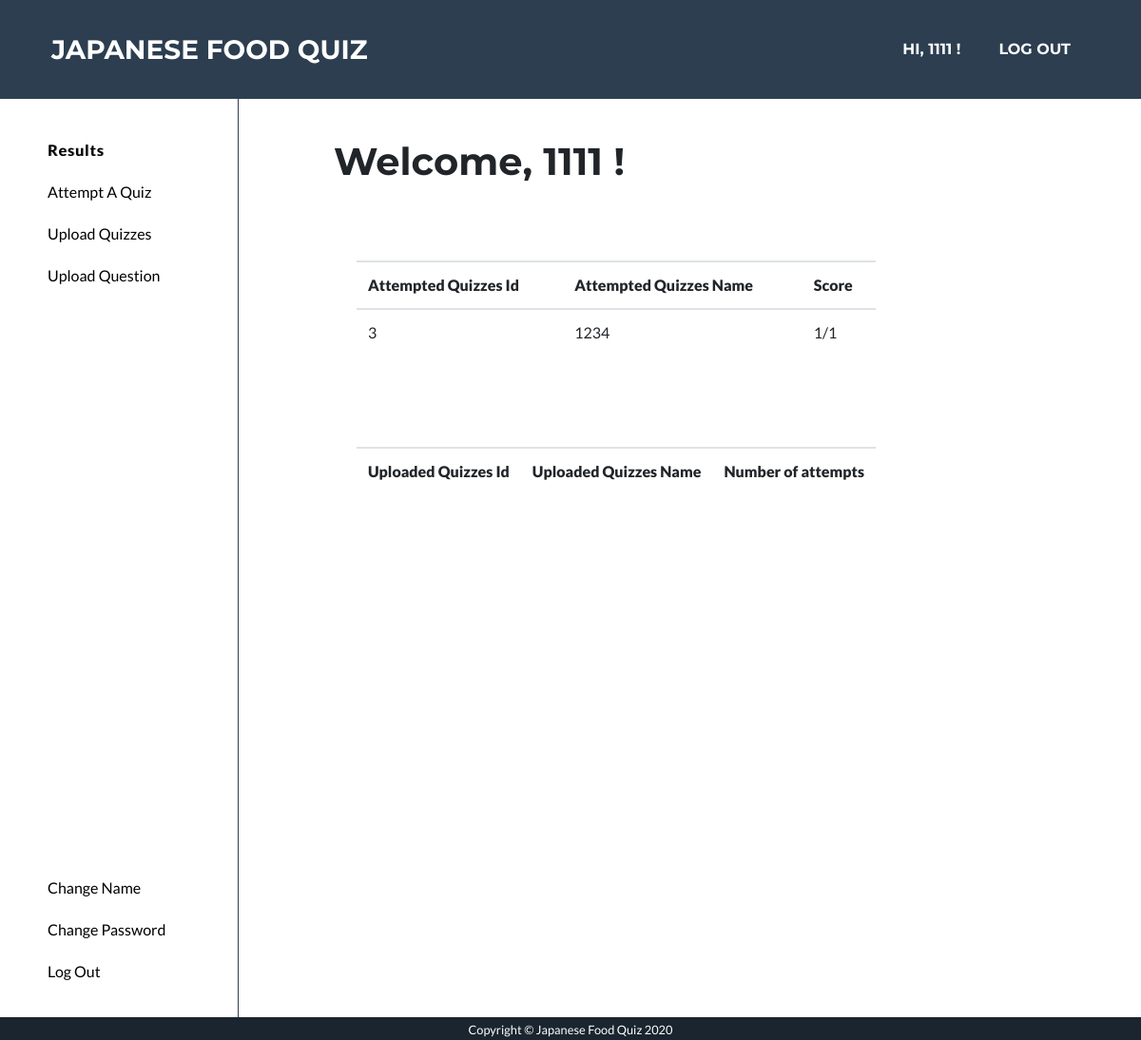
Before: /user_page (signed in) with the older database file.
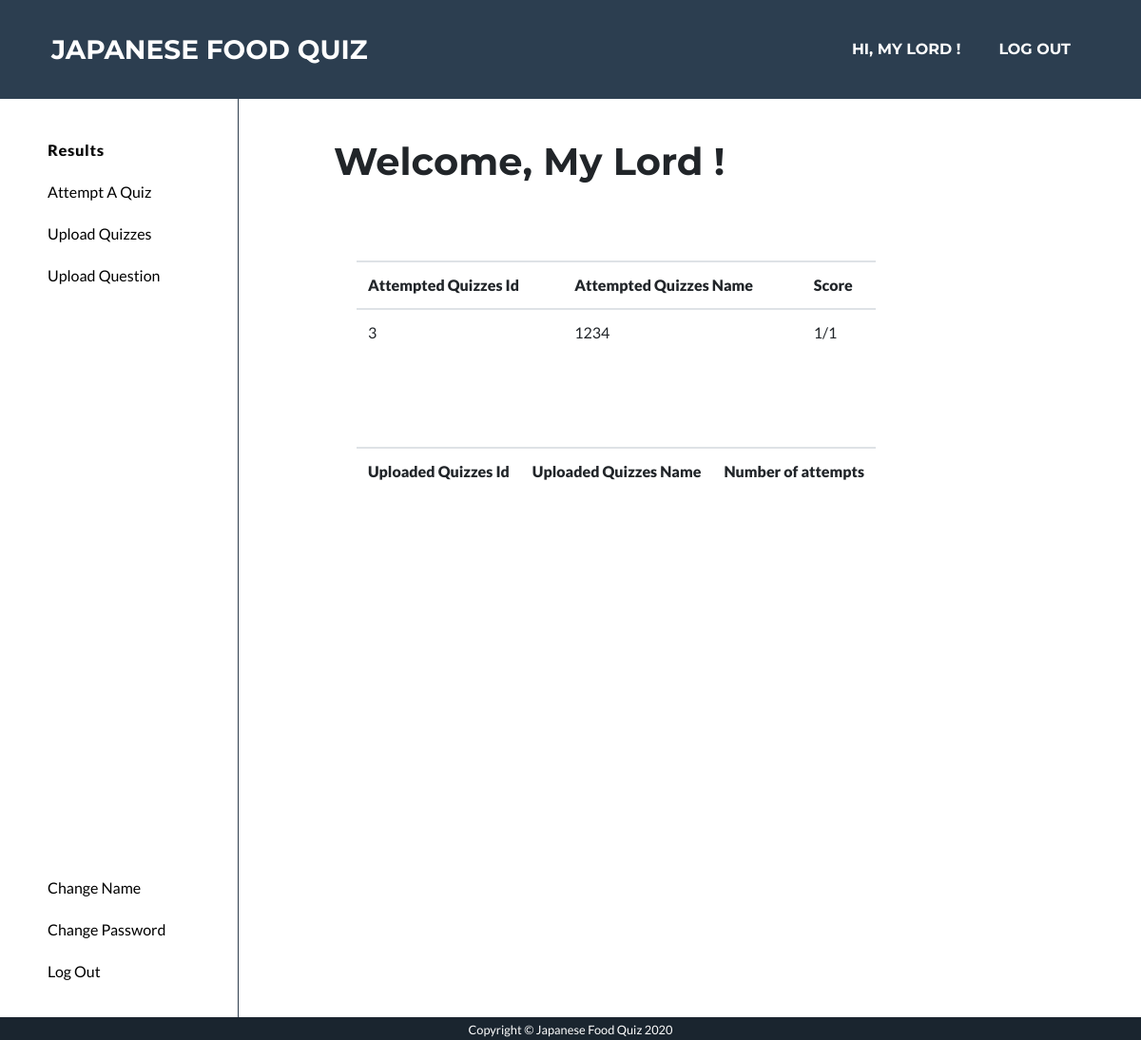
After: the same page with the newer database file.
### app/models.py (models this page shows, shortened)
class User(UserMixin, db.Model):
    __table_args__ = {'extend_existing': True}
    id = db.Column(db.String, primary_key=True)
    email = db.Column(db.String(128))
    name = db.Column(db.String(128))
    password_hash = db.Column(db.String(128))
    status = db.Column(db.String)
    last_login = db.Column(db.DATE, nullable=False, default=datetime.now)

class QuizSet(db.Model):
    __table_args__ = {'extend_existing': True}
    quizSetID = db.Column(db.Integer, primary_key=True)
    name = db.Column(db.String(100))
    description = db.Column(db.String(100))
    picture = db.Column(db.String(100))
    userID = db.Column(db.String)
    status = db.Column(db.String(100))

### app/routes.py (the view, shortened to what this page needs)
@app.route('/user_page')
@login_required
def user_page():
	user = current_user
	if user.id == "1111111":
		return redirect('/manage_user')
	answers = Answer.query.filter_by(userID=int(user.id)).all()
	show_answers = []
	if answers and len(answers) > 0:
		for answer in answers:
			records= answer.correctNumber.split(",")
			quiz_set = QuizSet.query.filter_by(quizSetID=answer.quizSetID).first()
			if quiz_set:
				score = str(len(records)-1)+"/"+str(answer.totalNumber)
				show = {"quiz_set_id": answer.quizSetID, "name": quiz_set.name, "score": score}
				show_answers.append(show)
	quiz_sets = QuizSet.query.all()
	show_quizs = []
	if quiz_sets and len(quiz_sets) > 0:
		for quiz_set in quiz_sets:
			if quiz_set.userID != user.id:
				continue
	if user.status == "admin":
		return render_template('user_page.html', username=current_user.name)
	else:
		return render_template('user_page.html', username=current_user.name, show_answers=show_answers, show_quizs=show_quizs)

### app/models.py (called while the page is built)
@login.user_loader
def load_user(id):
    user = User.query.filter_by(id=(int(id))).first()
    return user

### app/templates/user_page.html (shortened to what this page needs)
<!DOCTYPE html>
<html lang="en">
  <head>
    <link href="/static/style.css" rel="stylesheet" />
    <link rel="stylesheet" type="text/css" href="static/default.css" />
    <link rel="stylesheet" type="text/css" href="static/user_page.css" />
    {% extends 'base.html' %} {% block content %}
    <body>
      <div class="main">
        <div class="navbar2">
          <ul class="nav_ul2">
            <li class="nav_list2">
              <a href="/user_page"><button class="highlight_result">Results</button> </a>
            </li>
            <li class="nav_list2">
              <a href="/qs"><button>Attempt A Quiz </button></a>
            </li>
            <li class="nav_list2">
              <a href="/upload_question_set"
                ><button>Upload Quizzes</button>
              </a>
            </li>
            <li class="nav_list2">
              <a href="/upload_quiz"
                ><button>Upload Question</button>
              </a>
            </li>
            <li class="nav_list2_bottom">
                <a href="/user_change_name"><button>Change Name</button></a>
            </li>
            <li class="nav_list2">
                <a href="/user_change_password"><button>Change Password</button></a>
            </li>
            <li class="nav_list2">
                <a href="/logout"><button>Log Out</button></a>
            </li>
          </ul>
        </div>
        <div class="main_part">
          <h1> Welcome, {{ username }} !</h1>
          <div class="flexList container" style="margin-bottom: 5rem;">
              <table class="table">
              <tr>
                  <th><strong>Attempted Quizzes Id</strong></th>
                  <th><strong>Attempted Quizzes Name</strong></th>
                  <th><strong>Score</strong></th>
              </tr>
                {%  for answer in show_answers %}
                  <tr>
                          <td>{{ answer.quiz_set_id }}</td>
                          <td>{{ answer.name }}</td>
                          <td>{{ answer.score }}</td>
                  </tr>
               {% endfor %}
          </table>
          <br>
          <br>
          </div>
          <div class="flexList container">
              <table class="table">
              <tr>
                  <th><strong>Uploaded Quizzes Id</strong></th>
                  <th><strong>Uploaded Quizzes Name</strong></th>
                  <th><strong>Number of attempts</strong></th>
              </tr>
              </table>
          </div>
        </div>
      </div>
      {% endblock %}

### app/templates/base.html (shortened to what this page needs)
  </head>
  <body id="page-top">
    <nav
      class="navbar navbar-expand-lg bg-secondary text-uppercase fixed-top"
      id="mainNav"
    >
      <div class="container">
        <a class="navbar-brand js-scroll-trigger" href="/index"
          >Japanese Food Quiz</a
        >
        <div class="collapse navbar-collapse" id="navbarResponsive">
          <ul class="navbar-nav ml-auto">
            {% if username %}
                <li class="nav-item mx-0 mx-lg-1" style="padding:0; margin: 0 0.25rem 0 0.25rem">
                    <a class="nav-link py-3 px-0 px-lg-3 rounded js-scroll-trigger"
                      href="/user_page"
                    style="padding:1rem;">Hi, {{ username }} !</a>
                </li>
                <li class="nav-item mx-0 mx-lg-1" style="padding:0; margin: 0 0.25rem 0 0.25rem">
                    <a class="nav-link py-3 px-0 px-lg-3 rounded js-scroll-trigger"
                      href="/logout"
                    style="padding:1rem;">Log Out</a>
                </li>
            {% endif %}
          </ul>
        </div>
      </div>
    </nav>
    {% block content %}{% endblock %}
    <section class="copyright text-center text-white" style="height: 1.5rem;">
      <div class="container" >
        <small>Copyright © Japanese Food Quiz 2020</small>
      </div>
    </section>
  </body>
</html>

### app/static/default.css (style rules this page uses)
* { -webkit-box-sizing: border-box; box-sizing: border-box; margin: 0; padding: 0; }
.main { display: flex; flex-direction: row; left: 0; right: 0; top: 0; bottom: 0; width: 100%; height: 100%; }
.navbar2 { margin: 0; padding: 0; border-right: 0.0625rem solid #2f3e4e; height: 100%; }
.nav_ul2 { width: 12.5rem; margin-right: 3.125rem; margin-top: 3.125rem; }
.nav_list2 { padding-bottom: 1.25rem; }
.nav_list2_bottom { margin-top: 300%; margin-right: 0; margin-left: 3.125rem; padding-left: 0; padding-right: 0; padding-bottom: 1.25rem; }
li { padding-left: 3.125rem; list-style-type: none; padding-bottom: 0.625rem; }

### app/static/user_page.css (style rules this page uses)
button { color: black; background: white; text-shadow: none; box-shadow: none; border: none; }
.main_part { margin-left: 6.25rem; margin-top: 3.125rem; }
.flexList { display: flex; flex-direction: row; flex-wrap: wrap; }
.highlight_result { color:black; text-shadow: 1px 0 #888888; letter-spacing:1px; font-weight:bold; }

Changed rows visible on the page:
changed User: name "1111" → "MY LORD"; name "1111" → "My Lord"
